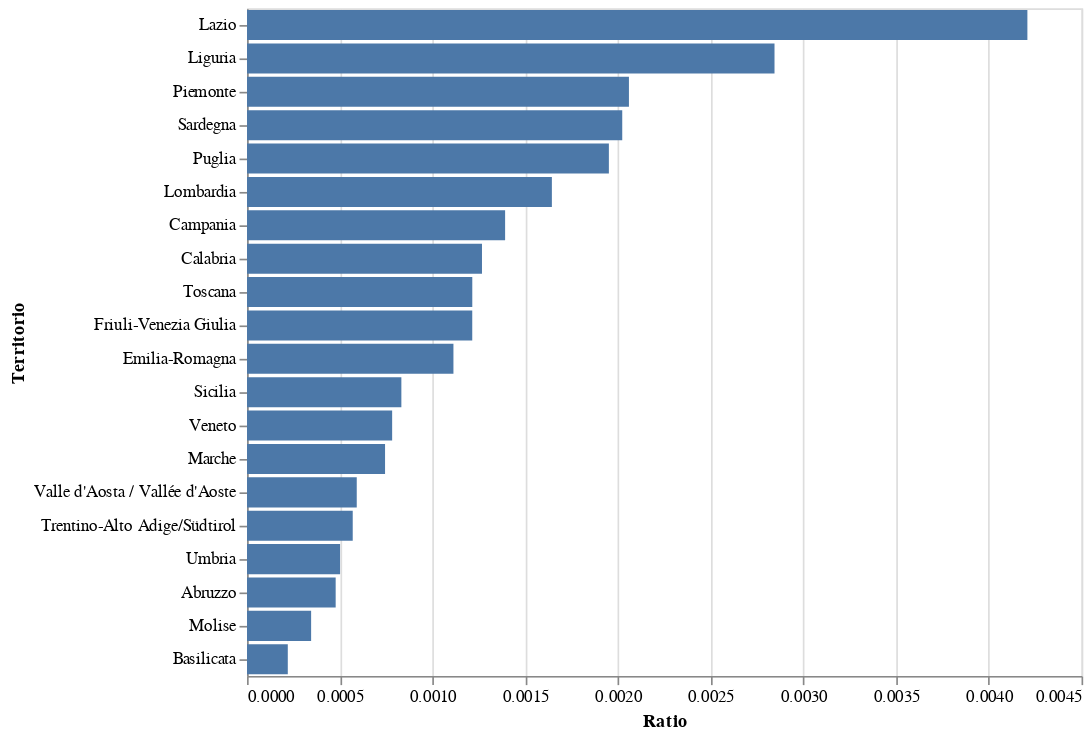

This figure's notebook cell:
### Code cell
alt.Chart(df6).mark_bar().encode(
    y = alt.Y('Territorio', sort='-x'),
    x = alt.X('Ratio'),
   
).properties(width=500)

### Figure 1 — Vega-Lite specification as saved in the notebook (floating-point values rounded to 4 significant figures)
{"config": {"view": {"continuousWidth": 400, "continuousHeight": 300}}, "data": {"name": "data-49a006b04dc14d630ca9028765530ee0"}, "mark": "bar", "encoding": {"x": {"field": "Ratio", "type": "quantitative"}, "y": {"field": "Territorio", "sort": "-x", "type": "nominal"}}, "width": 500, "$schema": "https://vega.github.io/schema/vega-lite/v4.17.0.json", "datasets": {"data-49a006b04dc14d630ca9028765530ee0": [{"ITTER107": "ITF4", "Value_pop": 3922941, "Value_hom": 7655, "Territorio": "Puglia", "Ratio": 0.001951}, {"ITTER107": "ITF3", "Value_pop": 5624420, "Value_hom": 7828, "Territorio": "Campania", "Ratio": 0.001392}, {"ITTER107": "ITE4", "Value_pop": 5714882, "Value_hom": 24049, "Territorio": "Lazio", "Ratio": 0.004208}, {"ITTER107": "ITC3", "Value_pop": 1509227, "Value_hom": 4293, "Territorio": "Liguria", "Ratio": 0.002845}, {"ITTER107": "ITE2", "Value_pop": 858812, "Value_hom": 431, "Territorio": "Umbria", "Ratio": 0.0005019}, {"ITTER107": "ITF5", "Value_pop": 541168, "Value_hom": 119, "Territorio": "Basilicata", "Ratio": 0.0002199}, {"ITTER107": "ITE1", "Value_pop": 3663191, "Value_hom": 4450, "Territorio": "Toscana", "Ratio": 0.001215}, {"ITTER107": "ITD5", "Value_pop": 4425366, "Value_hom": 4926, "Territorio": "Emilia-Romagna", "Ratio": 0.001113}, {"ITTER107": "ITD3", "Value_pop": 4847745, "Value_hom": 3794, "Territorio": "Veneto", "Ratio": 0.0007826}, {"ITTER107": "ITF2", "Value_pop": 292150, "Value_hom": 101, "Territorio": "Molise", "Ratio": 0.0003457}, {"ITTER107": "ITC4", "Value_pop": 9943004, "Value_hom": 16346, "Territorio": "Lombardia", "Ratio": 0.001644}, {"ITTER107": "ITF1", "Value_pop": 1275950, "Value_hom": 610, "Territorio": "Abruzzo", "Ratio": 0.0004781}, {"ITTER107": "ITF6", "Value_pop": 1855454, "Value_hom": 2351, "Territorio": "Calabria", "Ratio": 0.001267}, {"ITTER107": "ITG1", "Value_pop": 4833329, "Value_hom": 4023, "Territorio": "Sicilia", "Ratio": 0.0008323}, {"ITTER107": "ITG2", "Value_pop": 1587413, "Value_hom": 3212, "Territorio": "Sardegna", "Ratio": 0.002023}, {"ITTER107": "ITC1", "Value_pop": 4256350, "Value_hom": 8766, "Territorio": "Piemonte", "Ratio": 0.00206}, {"ITTER107": "ITE3", "Value_pop": 1487150, "Value_hom": 1107, "Territorio": "Marche", "Ratio": 0.0007444}, {"ITTER107": "ITC2", "Value_pop": 123360, "Value_hom": 73, "Territorio": "Valle d'Aosta / Vallée d'Aoste", "Ratio": 0.0005918}, {"ITTER107": "ITD4", "Value_pop": 1194647, "Value_hom": 1451, "Territorio": "Friuli-Venezia Giulia", "Ratio": 0.001215}, {"ITTER107": "ITDA", "Value_pop": 1073574, "Value_hom": 612, "Territorio": "Trentino-Alto Adige/Südtirol", "Ratio": 0.0005701}]}}
